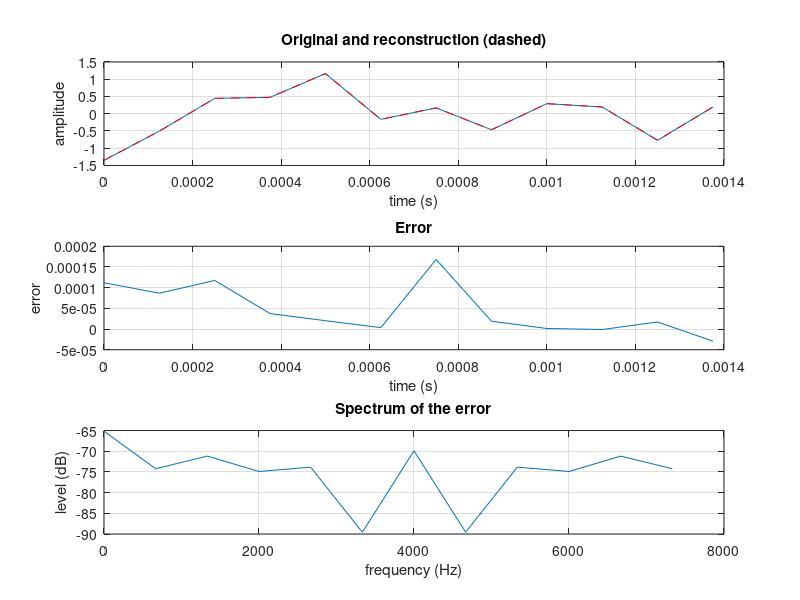

Write the MATLAB code that produced this figure.
% Inversion report: Forward and back through Backward
% Every necessary condition holds.
predicted_error = 0.125001;
% first condition: holds, margin 0.5
% second condition: fails, margin -0.25
sample_rate = 8000;
measured_snr = 78.736846155337062;
largest_error = 0.00016802549362182617;
original = [-1.35095894 -0.504778028 0.4446868 0.475562841 1.16363823 -0.162901729 0.168607548 -0.46539098 0.291978091 0.19502978 -0.769843817 0.194852263];
reconstruction = [-1.35107076 -0.504864514 0.444569439 0.475525409 1.16361809 -0.162905127 0.168439522 -0.465409994 0.29197681 0.195030943 -0.769860804 0.194881529];
subplot(3, 1, 1);
plot((0:numel(original)-1) / sample_rate, original);
hold on;
plot((0:numel(original)-1) / sample_rate, reconstruction, 'r--');
hold off;
xlabel('time (s)');
ylabel('amplitude');
title('Original and reconstruction (dashed)');
grid on;
subplot(3, 1, 2);
plot((0:numel(original)-1) / sample_rate, original - reconstruction);
xlabel('time (s)');
ylabel('error');
title('Error');
grid on;
subplot(3, 1, 3);
plot((0:numel(original)-1) * sample_rate / numel(original), 20 * log10(abs(fft(original - reconstruction)) + 1e-300));
xlabel('frequency (Hz)');
ylabel('level (dB)');
title('Spectrum of the error');
grid on;
